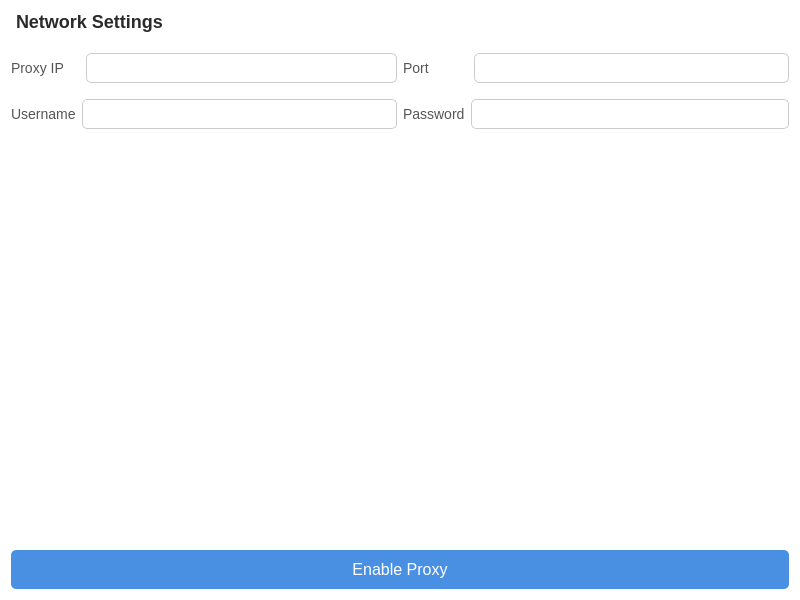
<?xml version="1.0" encoding="UTF-8"?>
<ui version="4.0">
 <class>NetworkWidget</class>
 <widget class="QWidget" name="NetworkWidget">
  <property name="geometry">
   <rect>
    <x>0</x>
    <y>0</y>
    <width>800</width>
    <height>600</height>
   </rect>
  </property>
  <property name="windowTitle">
   <string>Settings</string>
  </property>
  <property name="styleSheet">
   <string notr="true">
    /* Background and general appearance */
    QWidget {
        background-color: #ffffff;
        color: #333;
        font-family: Arial, sans-serif;
    }
    
    /* Title label */
    QLabel#label_network {
        font-size: 18px;
        font-weight: bold;
        color: #2a2a2a;
        padding-bottom: 10px;
    }
    
    /* Input fields */
    QLineEdit {
        background-color: #ffffff;
        background-color: #ffffff;
        border: 1px solid #ccc;
        border-radius: 5px;
        padding: 5px;
        font-size: 14px;
        margin: 5px 0;
    }
    
    /* Focused input fields */
    QLineEdit:focus {
        border: 1px solid #4a90e2;
        background-color: #eef4fc;
    }
    
    /* Labels */
    QLabel {
        background-color: #ffffff;
        font-size: 14px;
        color: #555;
    }
    
    /* Button */
    QPushButton {
        background-color: #4a90e2;
        color: white;
        border: none;
        border-radius: 5px;
        padding: 10px;
        font-size: 16px;
        margin-top: 20px;
    }
   

    QPushButton:checked {
		background-color: rgb(246, 97, 81);
    }
    
    /* Spacer */
    QSpacerItem {
        background-color: transparent;
    }

   </string>
  </property>
  <layout class="QGridLayout" name="gridLayout">
   <item row="4" column="0" colspan="2">
    <widget class="QPushButton" name="btn_enable_proxy">
     <property name="text">
      <string>Enable Proxy</string>
     </property>
     <property name="checkable">
      <bool>true</bool>
     </property>
    </widget>
   </item>
   <item row="1" column="0">
    <layout class="QHBoxLayout" name="horizontalLayout_1">
     <item>
      <widget class="QLabel" name="label_proxyip">
       <property name="text">
        <string>Proxy IP    </string>
       </property>
      </widget>
     </item>
     <item>
      <widget class="QLineEdit" name="lineedit_proxy_ip"/>
     </item>
    </layout>
   </item>
   <item row="1" column="1">
    <layout class="QHBoxLayout" name="horizontalLayout_2">
     <item>
      <widget class="QLabel" name="label_proxy_port">
       <property name="text">
        <string>Port          </string>
       </property>
      </widget>
     </item>
     <item>
      <widget class="QLineEdit" name="lineedit_proxy_port"/>
     </item>
    </layout>
   </item>
   <item row="2" column="0">
    <layout class="QHBoxLayout" name="horizontalLayout_3">
     <item>
      <widget class="QLabel" name="label_username">
       <property name="text">
        <string>Username</string>
       </property>
      </widget>
     </item>
     <item>
      <widget class="QLineEdit" name="lineedit_username"/>
     </item>
    </layout>
   </item>
   <item row="2" column="1">
    <layout class="QHBoxLayout" name="horizontalLayout_4">
     <item>
      <widget class="QLabel" name="label_password">
       <property name="text">
        <string>Password</string>
       </property>
      </widget>
     </item>
     <item>
      <widget class="QLineEdit" name="lineedit_password"/>
     </item>
    </layout>
   </item>
   <item row="3" column="0">
    <spacer name="verticalSpacer">
     <property name="orientation">
      <enum>Qt::Vertical</enum>
     </property>
     <property name="sizeHint" stdset="0">
      <size>
       <width>20</width>
       <height>40</height>
      </size>
     </property>
    </spacer>
   </item>
   <item row="0" column="0" colspan="2">
    <widget class="QLabel" name="label_network">
     <property name="font">
      <font>
       <family>Arial</family>
       <pointsize>-1</pointsize>
       <weight>75</weight>
       <bold>true</bold>
      </font>
     </property>
     <property name="text">
      <string>Network Settings</string>
     </property>
    </widget>
   </item>
  </layout>
 </widget>
 <resources/>
 <connections/>
</ui>
